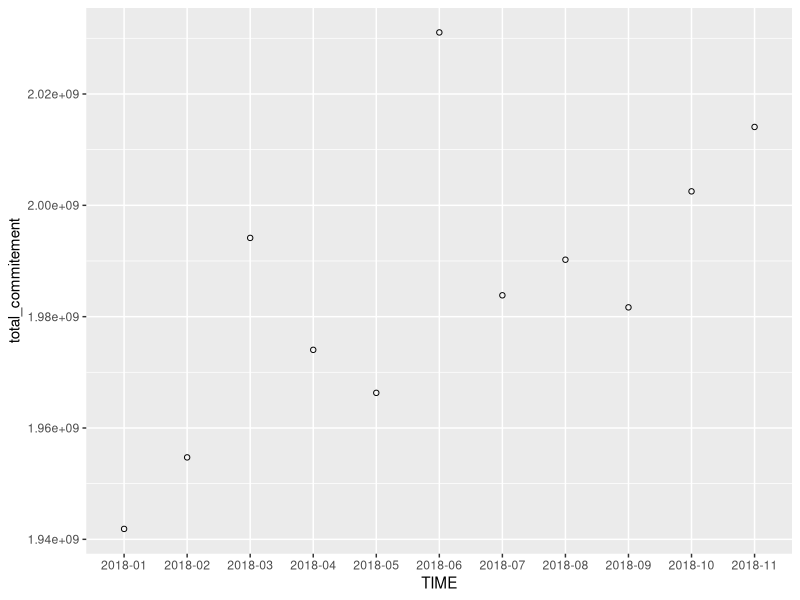
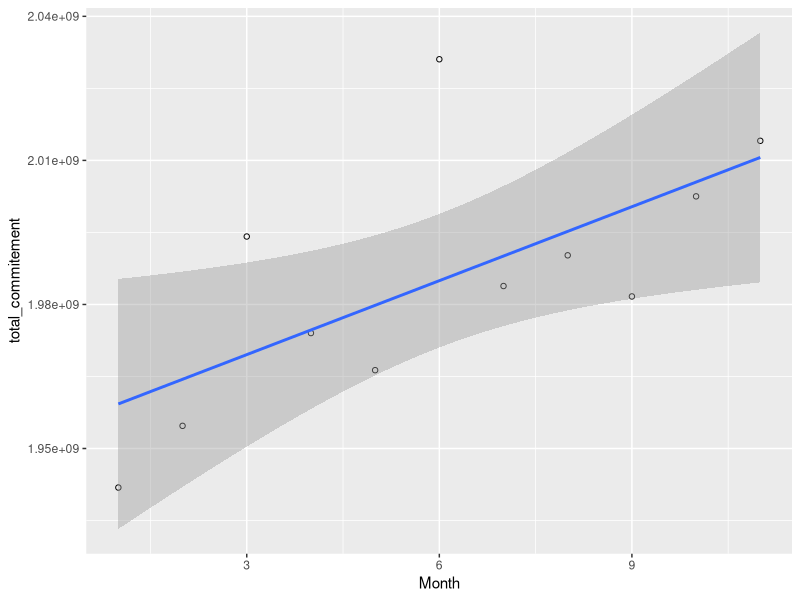
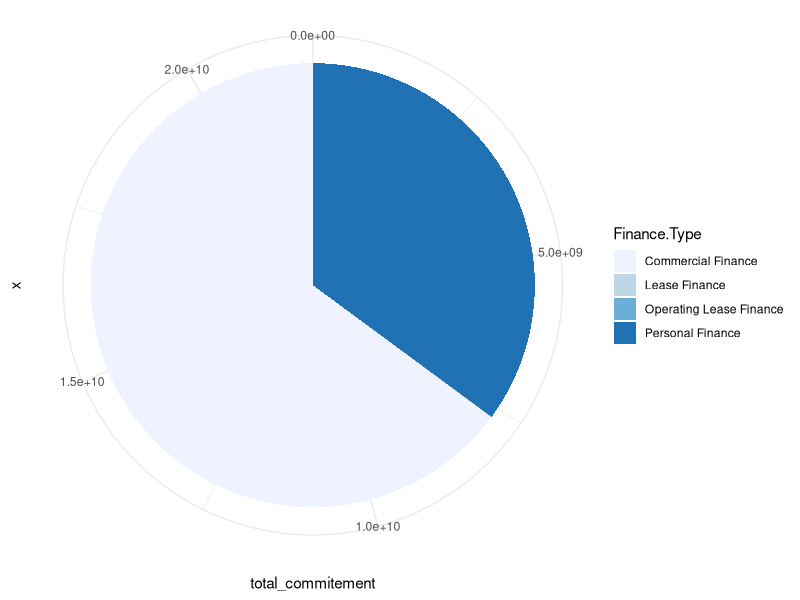

Source code (R) for these figures, in order:
## ---- chunk 1
knitr::opts_chunk$set(collapse = TRUE)
library(ggplot2)
library(dplyr)
library(tidyr)

## ---- chunk 2
purpose= read.csv("LENDING.csv")

## ---- chunk 3

total = purpose %>% 
  group_by(TIME)%>%
  summarise(total_commitement = sum(Value, na.rm = TRUE))

p<-ggplot(data=total, aes(x=TIME, y=total_commitement)) +
  geom_point(shape = 1)  
p

## ---- chunk 4

y_m = separate(data = total, col = TIME, into = c("Year", "Month"), sep = "-")

y_m$Month = as.integer(y_m$Month)

p<-ggplot(data=y_m, aes(x=Month, y=total_commitement)) +
  geom_point(shape = 1)  +
  geom_smooth(method = lm)
p

## ---- chunk 5

type = purpose %>% 
  group_by(Finance.Type)%>%
  summarise(total_commitement = sum(Value, na.rm = TRUE))

p<-ggplot(data=type, aes(x="", y=total_commitement,fill = Finance.Type)) +
  geom_bar(width = 1,stat="identity")+ 
  coord_polar("y", start=0)+ 
  scale_fill_brewer(palette="Blues")+
  theme_minimal()
p

